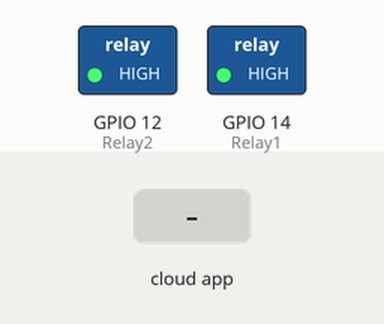
A sketch run on a simulated ESP8266 (NodeMCU). Parts: switched loads named in the sketch (green lamp = pin HIGH). The inputs (shaded band) are chosen by the test bench. WiFi joins after 1.5 s; servers stay silent unless stated; the Firebase database answers and starts empty; what the sketch prints to the serial monitor is not drawn.

Above: at 3.0 s.
3.1 s: the phone or cloud app sets Light to 1
At 4.1 s:
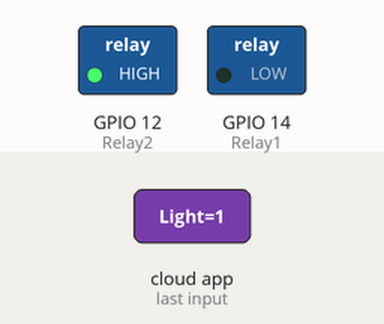
4.7 s: the phone or cloud app sets Fan to 0
9.1 s: the phone or cloud app sets Light to 0
At 10.6 s:
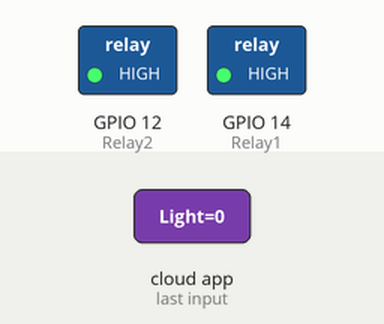
Timing chart, 0 to 12.1 s (numbered marks = the images above; inputs shaded):
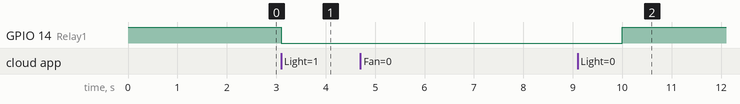

The sketch:

Firebase_Demo.ino
```cpp
#include <ESP8266WiFi.h>
#include <FirebaseArduino.h>

#define FIREBASE_HOST "home-66067.firebaseio.com"
#define FIREBASE_AUTH "pQ7HGm9FRJSLJGzoyge6t8xzPZwoM4Nxmub5wIAV"
#define WIFI_SSID "RJPT"
#define WIFI_PASSWORD "rjpt_12396"

#define Relay1 14
#define Relay2 12

int rel1, rel2;

void setup() {
  Serial.begin(9600);

  pinMode(Relay1, OUTPUT);
  pinMode(Relay2, OUTPUT);
  digitalWrite(Relay1, HIGH);
  digitalWrite(Relay2, HIGH);

  WiFi.begin(WIFI_SSID, WIFI_PASSWORD);
  Serial.print("connecting");
  while (WiFi.status() != WL_CONNECTED) {
    Serial.print(".");
    delay(500);
  }
  Serial.println();
  Serial.print("connected: ");
  Serial.println(WiFi.localIP());

  Firebase.begin(FIREBASE_HOST, FIREBASE_AUTH);
  Firebase.setInt("Fan", 1);
  Firebase.setString("Light", "OFF");
}
void loop() {

  if (Firebase.failed()) {
    Serial.print("setting /number failed:");
    Serial.println(Firebase.error());
    return;
  }
  delay(1000);
  rel1 = Firebase.getInt("Fan") ;
  rel2 = Firebase.getString("Light").toInt();
  if (rel1 == 1)
  {
    digitalWrite(Relay1, LOW);
    Serial.println("Relay 1 ON");
  }
  if (rel1 == 0)
  {
    digitalWrite(Relay1, HIGH);
    Serial.println("Relay 1 OFF");
  }
  if (rel2 == 1)
  {
    digitalWrite(Relay1, LOW);
    Serial.println("Relay 2 ON");
  }
  if (rel2 == 0)
  {
    digitalWrite(Relay1, HIGH);
    Serial.println("Relay 2 OFF");
  }
  delay(1000);
}
```

Measured:
- after the input at 3.1 s, GPIO 14 (Relay1): HIGH → LOW at once
- after the input at 9.1 s, GPIO 14 (Relay1): LOW → HIGH after 0.90 s
